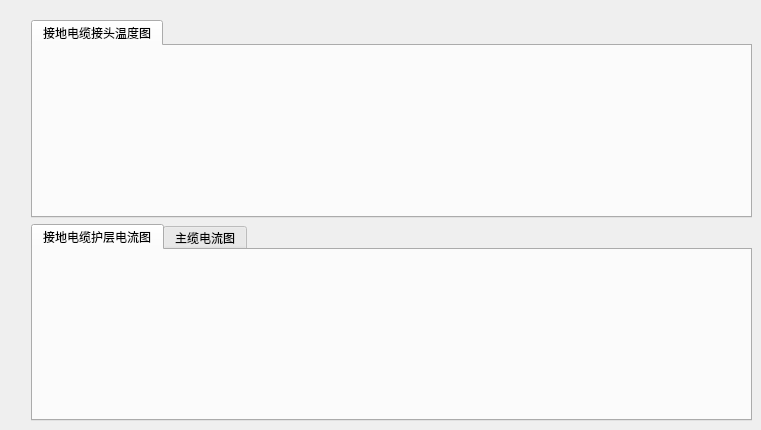
           <widget class="QWidget" name="tab">
            <attribute name="title">
             <string>实时数据曲线</string>
            </attribute>
            <widget class="QWidget" name="layoutWidget">
             <property name="geometry">
              <rect>
               <x>31</x>
               <y>20</y>
               <width>721</width>
               <height>401</height>
              </rect>
             </property>
             <layout class="QVBoxLayout" name="verticalLayout_8" stretch="1,1">
              <item>
               <widget class="QTabWidget" name="tabWidget_chart_2">
                <property name="sizePolicy">
                 <sizepolicy hsizetype="Preferred" vsizetype="Minimum">
                  <horstretch>0</horstretch>
                  <verstretch>0</verstretch>
                 </sizepolicy>
                </property>
                <property name="minimumSize">
                 <size>
                  <width>150</width>
                  <height>150</height>
                 </size>
                </property>
                <property name="currentIndex">
                 <number>0</number>
                </property>
                <widget class="trendPlot" name="tab_groundCable_2">
                 <attribute name="title">
                  <string>接地电缆接头温度图</string>
                 </attribute>
                </widget>
               </widget>
              </item>
              <item>
               <widget class="QTabWidget" name="tabWidget_chart">
                <property name="sizePolicy">
                 <sizepolicy hsizetype="Preferred" vsizetype="Minimum">
                  <horstretch>0</horstretch>
                  <verstretch>0</verstretch>
                 </sizepolicy>
                </property>
                <property name="minimumSize">
                 <size>
                  <width>150</width>
                  <height>150</height>
                 </size>
                </property>
                <property name="currentIndex">
                 <number>0</number>
                </property>
                <widget class="trendPlot" name="tab_groundCable">
                 <attribute name="title">
                  <string>接地电缆护层电流图</string>
                 </attribute>
                </widget>
                <widget class="trendPlot" name="tab_mainCable">
                 <attribute name="title">
                  <string>主缆电流图</string>
                 </attribute>
                </widget>
               </widget>
              </item>
             </layout>
            </widget>
           </widget>
